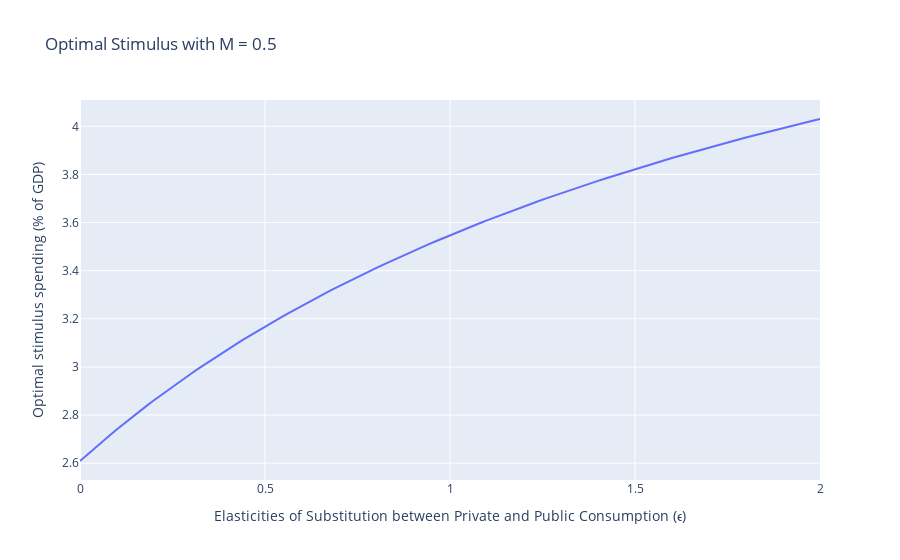

The code cell stored with this chart in its notebook:
### Markdown cell above
Below is what optimal stimulus spending looks like for elasticities of substitution between private and public consumption:

### Code cell
stim_vals_eps = stim_func(epsilon=eps_vals, M=M, u0=u0)
stim = pd.DataFrame(data={'ϵ':M_vals,
                          'G/Y':stim_vals_eps})
fig = px.line(stim, x="ϵ", y='G/Y', 
              labels={"ϵ": "Elasticities of Substitution between Private and Public Consumption (ϵ)",
                      "G/Y": "Optimal stimulus spending (% of GDP)"},
              title=f'Optimal Stimulus with M = {M}')
fig

### Figure 1 — Plotly figure (JSON) as saved in the notebook; plotly's stock layout.template omitted (floating-point values rounded to 4 significant figures)
{"data": [{"hovertemplate": "Elasticities of Substitution between Private and Public Consumption (ϵ)=%{x}<br>Optimal stimulus spending (% of GDP)=%{y}<extra></extra>", "legendgroup": "", "line": {"color": "#636efa", "dash": "solid"}, "mode": "lines", "name": "", "orientation": "v", "showlegend": false, "type": "scatter", "x": [0, 0.02, 0.04, 0.06, 0.08, 0.1, 0.12, 0.14, 0.16, 0.18, 0.2, 0.22, 0.24, 0.26, 0.28, 0.3, 0.32, 0.34, 0.36, 0.38, 0.4, 0.42, 0.44, 0.46, 0.48, 0.5, 0.52, 0.54, 0.56, 0.58, 0.6, 0.62, 0.64, 0.66, 0.68, 0.7, 0.72, 0.74, 0.76, 0.78, 0.8, 0.82, 0.84, 0.86, 0.88, 0.9, 0.92, 0.94, 0.96, 0.98, 1, 1.02, 1.04, 1.06, 1.08, 1.1, 1.12, 1.14, 1.16, 1.18, 1.2, 1.22, 1.24, 1.26, 1.28, 1.3, 1.32, 1.34, 1.36, 1.38, 1.4, 1.42, 1.44, 1.46, 1.48, 1.5, 1.52, 1.54, 1.56, 1.58, 1.6, 1.62, 1.64, 1.66, 1.68, 1.7, 1.72, 1.74, 1.76, 1.78, 1.8, 1.82, 1.84, 1.86, 1.88, 1.9, 1.92, 1.94, 1.96, 1.98, 2], "xaxis": "x", "y": [2.609, 2.636, 2.663, 2.69, 2.715, 2.741, 2.766, 2.79, 2.814, 2.838, 2.861, 2.884, 2.907, 2.929, 2.95, 2.972, 2.993, 3.014, 3.034, 3.054, 3.074, 3.093, 3.112, 3.131, 3.149, 3.168, 3.186, 3.203, 3.221, 3.238, 3.255, 3.271, 3.288, 3.304, 3.32, 3.336, 3.351, 3.366, 3.381, 3.396, 3.411, 3.425, 3.44, 3.454, 3.468, 3.481, 3.495, 3.508, 3.521, 3.534, 3.547, 3.56, 3.572, 3.585, 3.597, 3.609, 3.621, 3.633, 3.644, 3.656, 3.667, 3.678, 3.689, 3.7, 3.711, 3.722, 3.732, 3.743, 3.753, 3.763, 3.773, 3.783, 3.793, 3.803, 3.813, 3.822, 3.832, 3.841, 3.85, 3.859, 3.868, 3.877, 3.886, 3.895, 3.903, 3.912, 3.92, 3.929, 3.937, 3.945, 3.953, 3.962, 3.969, 3.977, 3.985, 3.993, 4.001, 4.008, 4.016, 4.023, 4.03], "yaxis": "y"}], "layout": {"autosize": true, "legend": {"tracegroupgap": 0}, "title": {"text": "Optimal Stimulus with M = 0.5"}, "xaxis": {"anchor": "y", "autorange": true, "domain": [0, 1], "range": [0, 2], "title": {"text": "Elasticities of Substitution between Private and Public Consumption (ϵ)"}, "type": "linear"}, "yaxis": {"anchor": "x", "autorange": true, "domain": [0, 1], "range": [2.53, 4.109], "title": {"text": "Optimal stimulus spending (% of GDP)"}, "type": "linear"}}}
